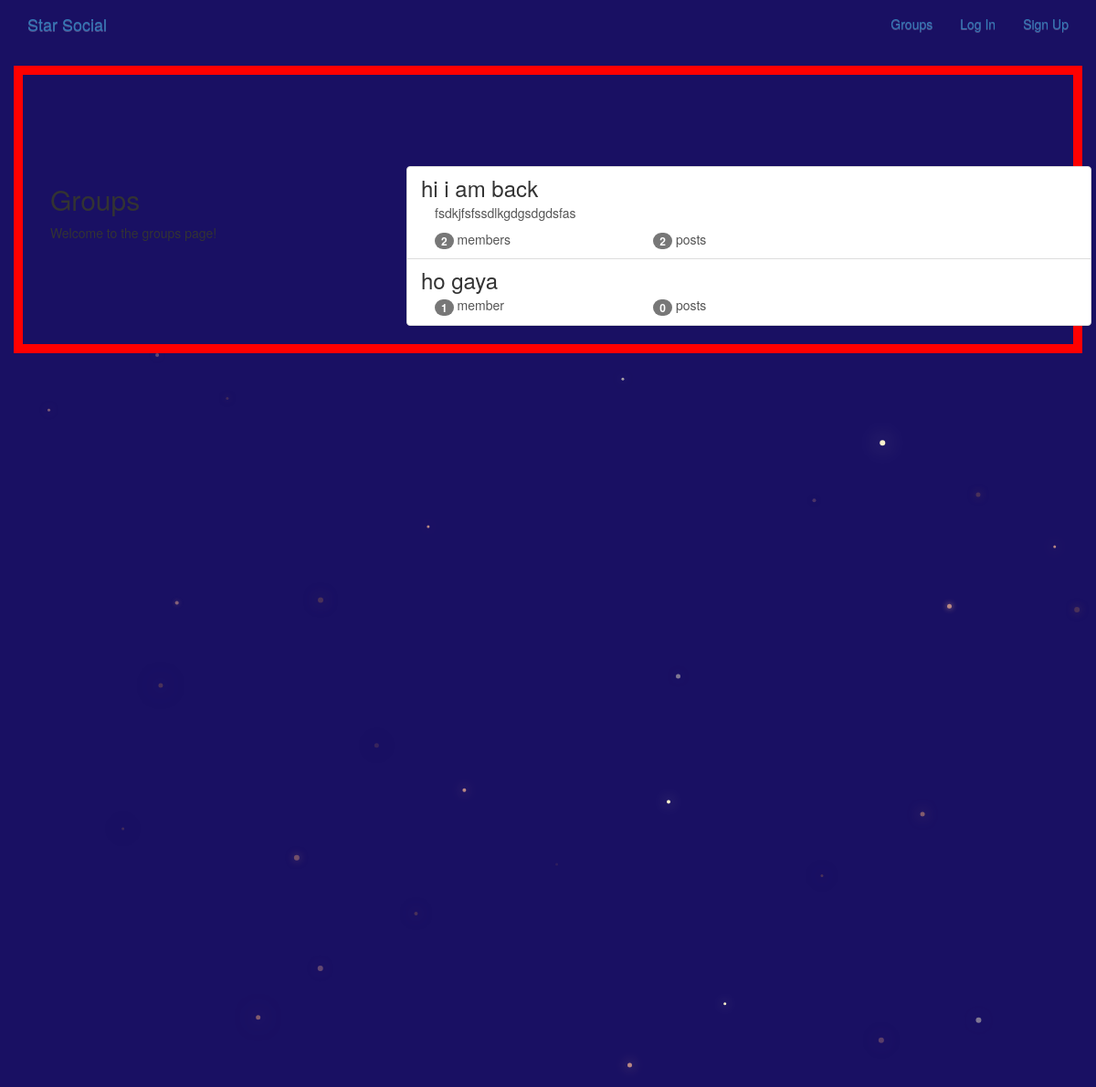
The app's page /groups/ with its own data.
### groups/models.py (models this page shows, shortened)
class Group(models.Model):
    name = models.CharField(max_length=255, unique=True)
    slug = models.SlugField(allow_unicode=True, unique=True)
    description = models.TextField(blank=True, default='')
    description_html = models.TextField(
        editable=False, default='', blank=True, null=True)
    members = models.ManyToManyField(User, through='GroupMember')
    class Meta:
        ordering = ['name']

### groups/views.py (the view)
# urls.py: path('', views.ListGroups.as_view(), name='all'),
class ListGroups(generic.ListView):
    model = Group

### groups/templates/groups/group_list.html (shortened to what this page needs)
{% extends "groups/group_base.html" %}
{% block pregroup %}
<div class="col-md-4">
  <div class="content">
    <h2>Groups</h2>
    <p>Welcome to the groups page!</p>
  </div>
</div>
{% endblock %}
{% block group_content %}
<div class="col-md-8">
  <div class="list-group">
    {% for group in object_list %}
    <a class='list-group-item' href="{% url 'groups:single' slug=group.slug %}">
      <h3 class='title list-group-item-heading'>{{group.name}}</h3>
      <div class="list-group-item-text container-fluid">
        {{group.description_html|safe}}
        <div class="row">
          <div class="col-md-4">
            <span class ='badge'>{{group.members.count}}</span>
            member{{group.members.count|pluralize}}
          </div>
          <div class="col-md-4">
            <span class='badge'>{{group.posts.count}}</span>
            post{{group.posts.count|pluralize}}
          </div>
        </div>
      </div>
    </a>
    {% endfor %}
  </div>
</div>
{% endblock %}

### static/css/master.css (style rules this page uses)
html, body { height: 100%; width: 100%; overflow: hidden; background: #191063; margin: 0; }

### records on screen
Group: name "hi i am back", description_html "fsdkjfsfssdlkgdgsdgdsfas", members.count "2", posts.count "2"
Group: name "ho gaya", members.count "1", posts.count "0"
